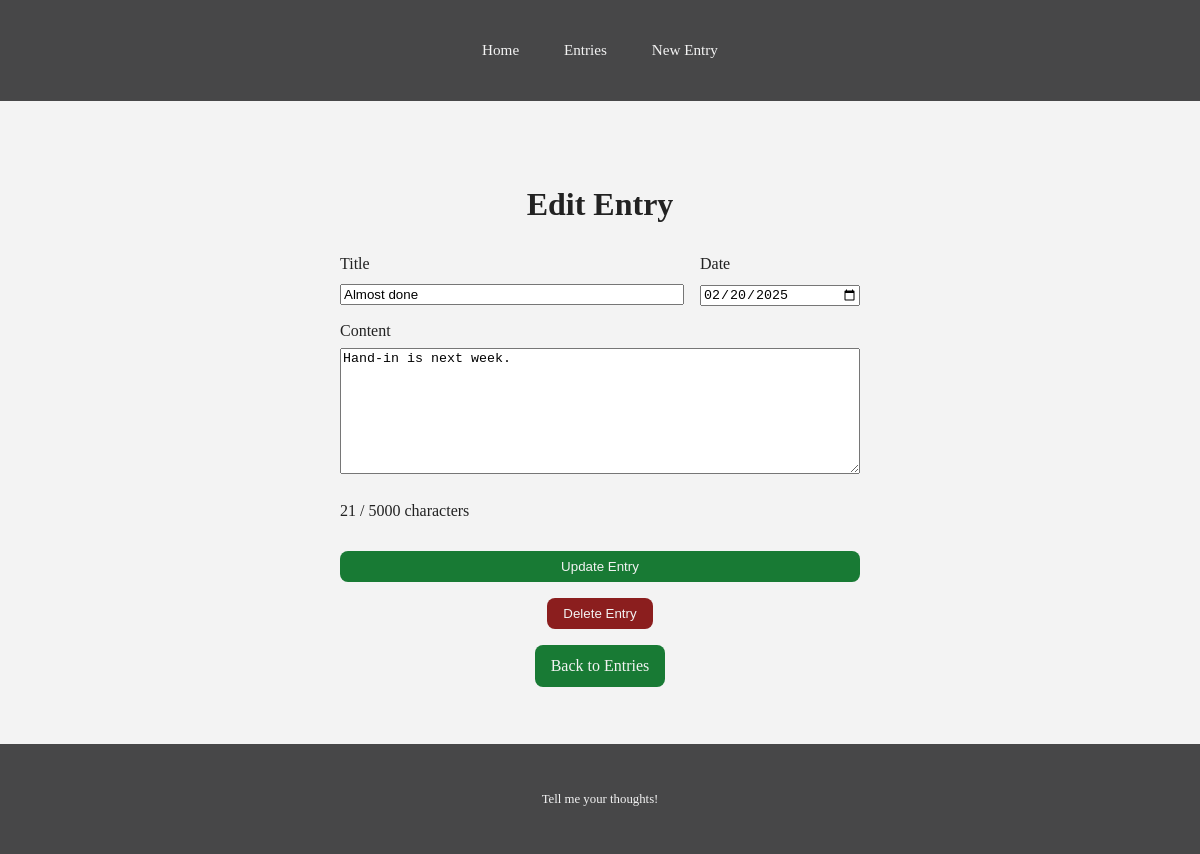
Screenshot of /entries/5 (signed in) with the database file from the repository.
### app/journal/models.py (models this page shows)
class Entry(db.Model, CRUDMixin):
    id = db.Column(db.Integer, primary_key=True)
    date = db.Column(db.Date)
    title = db.Column(db.String(80))
    content = db.Column(db.Text(5000))

### app/journal/routes.py (the view)
@blueprint.get("/entries/<int:entry_id>")
@login_required
def entry(entry_id):
    found = get_entry_or_404(entry_id)
    return render_template("entry.html", entry=found)

### app/extensions/authentication.py (called while the page is built)
@login_manager.user_loader
def load_user(user_id):
  return User.query.get(user_id)

### app/journal/routes.py (called while the page is built)
def get_entry_or_404(entry_id):
    found = db.session.get(Entry, entry_id)
    if found is None:
        abort(404)
    return found

### app/templates/entry.html (shortened to what this page needs)
<!DOCTYPE html>
<html lang="en">
<head>
  <link rel="stylesheet" href="/assets/style.css">
</head>
<body>
  <header>
    <div class="container">
      <nav>
        <a href="/">Home</a>
        <a href="/entries">Entries</a>
        <a href="/new">New Entry</a>
      </nav>
    </div>
  </header>
  <main>
    <div class="container">
      <h1>Edit Entry</h1>
      <form class="entry-form" action="{{ url_for('journal.update_entry', entry_id=entry.id) }}" method="post">
        <div class="form-group">
          <label for="title">Title</label>
          <input type="text" id="title" name="title" value="{{ request.form.get('title') or entry.title }}" required>
        </div>
        <div class="form-group">
          <label for="date">Date</label>
          <input type="date" id="date" name="date" value="{{ request.form.get('date') or (entry.date.isoformat() if entry.date else '') }}" required>
        </div>
        <div class="form-group">
          <label for="content">Content</label>
          <textarea id="content" name="content" rows="8" maxlength="5000" required>{{ request.form.get('content') or entry.content }}</textarea>
          <p id="content-counter" class="form-note">0 / 5000 characters</p>
        </div>
        <button type="submit" class="btn">Update Entry</button>
      </form>
      <form action="{{ url_for('journal.delete_entry', entry_id=entry.id) }}" method="post" style="margin-top: 1rem;">
        <button type="submit" class="btn" style="background-color: #8b1e1e;">Delete Entry</button>
      </form>
      <a href="/entries" class="btn" style="margin-top: 1rem; display: inline-block;">Back to Entries</a>
    </div>
  </main>
  <footer>
    <div class="container">
      <p>Tell me your thoughts!</p>
    </div>
  </footer>
</body>
</html>

### app/assets/style.css (style rules this page uses)
* { box-sizing: border-box; }
body { font-family: Georgia, serif; margin: 0; padding: 0; font-size: 16px; line-height: 1.6; color: #222; background-color: #f3f3f3; display: flex; flex-direction: column; min-height: 100vh; }
.container { max-width: 900px; margin: 0 auto; padding: 1rem; }
header { background-color: #474748; color: #fff; padding: 1rem; }
nav { display: flex; flex-direction: row; gap: 0.4rem; justify-content: center; align-items: center; }
nav a { text-decoration: none; color: #f3f3f3; font-size: 0.95rem; padding: 0.2rem 0.4rem; }
main { flex-grow: 1; padding: 1rem; text-align: center; }
.btn { background-color: #067024eb; color: #f3f3f3; padding: 0.5rem 1rem; border-radius: 0.5rem; text-decoration: none; border: none; cursor: pointer; transition: background-color 0.3s ease; }
.entry-form { display: grid; grid-template-columns: 1fr 160px; gap: 0.75rem 1rem; max-width: 520px; margin: 0 auto; text-align: left; }
.entry-form .form-group:nth-child(3), .entry-form button { grid-column: 1 / -1; }
.entry-form label { display: block; margin-bottom: 0.25rem; }
.entry-form input, .entry-form textarea { width: 100%; }
footer { background-color: #474748; color: #f3f3f3; border-top: 1px solid #f3f3f3; padding: 1rem; text-align: center; font-size: 0.8rem; }
@media (min-width: 600px) { nav { gap: 1.2rem; } }
@media (min-width: 600px) { nav a { padding: 0.4rem 0.8rem; } }
@media (min-width: 900px) { main { padding: 2.5rem 0; } }

### rows the page displays
Entry: title "Almost done", date "02/20/2025", content "Hand-in is next week."
